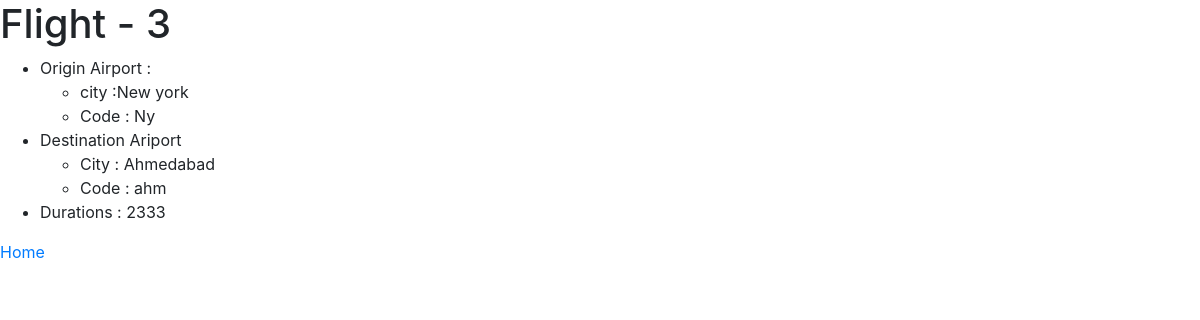
Screenshot of /flights/detail/3 with the database file from the repository.
### flights/models.py (models this page shows, shortened)
class flight(models.Model):
    origin=models.ForeignKey(airport,on_delete=models.CASCADE,related_name="departure")
    destination=models.ForeignKey(airport,on_delete=models.CASCADE,related_name="arrival")
    duration=models.IntegerField()

class airport(models.Model):
    code=models.CharField(max_length=30)
    city=models.CharField(max_length=50)

### flights/views.py (the view)
# urls.py: path("detail/<int:fid>",views.flight_detail,name="flight-detail")
def flight_detail(request,fid):
    flight_info=flight.objects.get(id=fid)
    return render(request,"flights/flight_info.html",{
        "flight_info":flight_info
    })

### flights/templates/flights/flight_info.html
{% extends "flights/layout.html" %}
{% block body %}
    <h1> Flight - {{ flight_info.id }}</h1>
    <ul>
        <li> Origin Airport :
            <ul>
                <li>city :{{ flight_info.origin.city }} </li>
                <li>Code : {{ flight_info.origin.code }}</li>
            </ul>
        </li>
        <li> Destination Ariport
               <ul>
                   <li> City : {{ flight_info.destination.city }}</li>
                   <li> Code : {{ flight_info.destination.code }}</li>
               </ul>
        </li>
        <li> Durations : {{ flight_info.duration }}</li>
    </ul>
    <a href="{% url 'flight-home' %}"> Home </a>
{% endblock %}

### rows the page displays
flight: id "3", origin.city "New york", origin.code "Ny", destination.city "Ahmedabad", destination.code "ahm", duration "2333"
